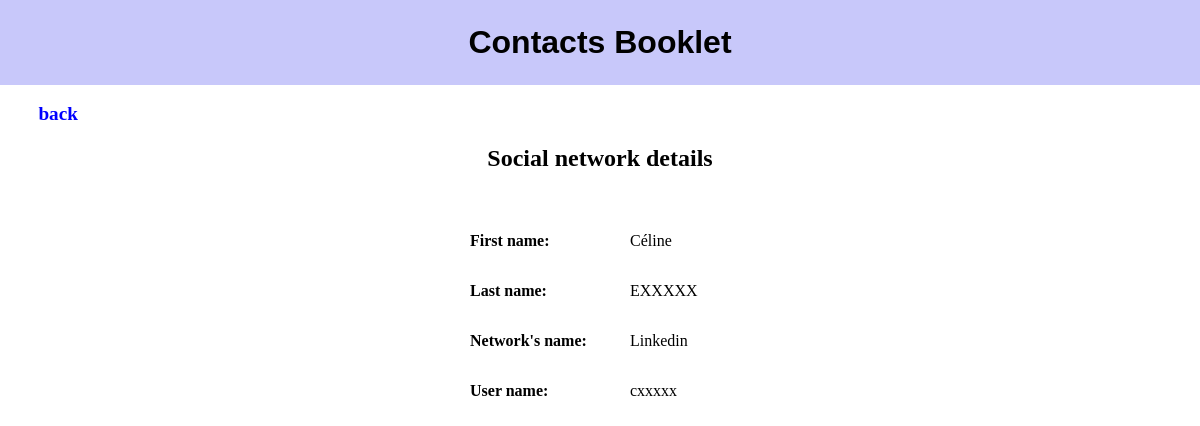
/networks/details/2/ (signed in), run on the app's committed database.
### contacts_app/models.py (models this page shows, shortened)
class Network(models.Model):
    first_name = models.CharField(max_length=30)
    last_name = models.CharField(max_length=30)
    network_name = models.CharField(max_length=30)
    user_name = models.CharField(max_length=30)
    fk_user = models.ForeignKey(User, on_delete=models.CASCADE)
    REQUIRED_FIELDS = ['first_name','last_name', 'network_name']

### contacts_app/views.py (the view)
# urls.py: path('networks/details/<int:id>/', contacts_app.views.networkDetails, name="networkDetails"),
@login_required
def networkDetails(request, id):
    network = Network.objects.get(id=id)
    if request.user.id == network.fk_user.id :
        return render(request, 'networksForms/networkDetails.html', context={'network' : network})
    else :
        return redirect('contacts')

### contacts_app/templates/networksForms/networkDetails.html (shortened to what this page needs)
{% extends 'base1.html' %}
{% load static %}
{% block css %}
    <link rel="stylesheet" href="{% static 'networkDetails.css' %}"/>
{% endblock %}
{% block content %}
<br>
<a href="{% url 'networks' %}">back</a>
<h2>Social network details</h2>
<div class="details_form">
    <label class="label">First name:</label><p class="info">{{ network.first_name }}</p><br>
    <label class="label">Last name:</label><p class="info">{{ network.last_name }}</p><br>
    <label class="label">Network's name:</label><p class="info">{{ network.network_name}}</p><br>
    <label class="label">User name:</label><p class="info">{{ network.user_name}}</p>
</div>
{% endblock content %}

### contacts_app/static/style2.css (style rules this page uses)
body { margin: 0px; }

### contacts_app/static/networkDetails.css (style rules this page uses)
h2 { text-align: center; padding-bottom: 1em; }
a { font-size: 1.2em; text-decoration: none; font-weight: bold; color: blue; padding-left: 2em; }
p { text-align: center; white-space: normal; }
.label { display: inline-block; text-align: left; width: 10em; font-weight: bold; }
.info { text-align: left; display: inline-block; width: 10em; }
.details_form { text-align: center; margin-left: 5%; }

### data on the page
Network: first_name "Céline", last_name "EXXXXX", network_name "Linkedin", user_name "cxxxxx"
